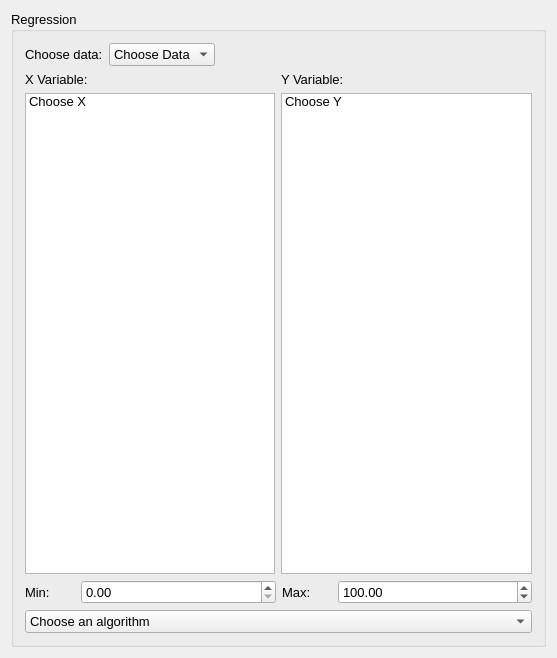
<?xml version="1.0" encoding="UTF-8"?>
<ui version="4.0">
 <class>MainWindow</class>
 <widget class="QMainWindow" name="MainWindow">
  <property name="geometry">
   <rect>
    <x>0</x>
    <y>0</y>
    <width>557</width>
    <height>658</height>
   </rect>
  </property>
  <property name="windowTitle">
   <string>PYSAT</string>
  </property>
  <widget class="QWidget" name="centralWidget">
   <layout class="QVBoxLayout" name="verticalLayout">
    <item>
     <widget class="QGroupBox" name="regression">
      <property name="font">
       <font>
        <pointsize>10</pointsize>
       </font>
      </property>
      <property name="title">
       <string>Regression</string>
      </property>
      <layout class="QVBoxLayout" name="verticalLayout_2">
       <item>
        <layout class="QHBoxLayout" name="regression_choosedata_hlayout">
         <item>
          <widget class="QLabel" name="regression_choosedata_label">
           <property name="text">
            <string>Choose data:</string>
           </property>
          </widget>
         </item>
         <item>
          <widget class="QComboBox" name="regression_choosedata">
           <property name="iconSize">
            <size>
             <width>50</width>
             <height>20</height>
            </size>
           </property>
           <item>
            <property name="text">
             <string>Choose Data</string>
            </property>
           </item>
           <item>
            <property name="text">
             <string>Known Data</string>
            </property>
           </item>
          </widget>
         </item>
         <item>
          <spacer name="regression_choosedata_spacer">
           <property name="orientation">
            <enum>Qt::Horizontal</enum>
           </property>
           <property name="sizeHint" stdset="0">
            <size>
             <width>40</width>
             <height>20</height>
            </size>
           </property>
          </spacer>
         </item>
        </layout>
       </item>
       <item>
        <layout class="QHBoxLayout" name="regression_choosevars_hlayout">
         <item>
          <layout class="QVBoxLayout" name="regression_choosex_vlayout">
           <item>
            <widget class="QLabel" name="regression_choosex_label">
             <property name="text">
              <string>X Variable:</string>
             </property>
            </widget>
           </item>
           <item>
            <widget class="QListWidget" name="regression_choosex">
             <property name="enabled">
              <bool>true</bool>
             </property>
             <property name="sizePolicy">
              <sizepolicy hsizetype="Expanding" vsizetype="Expanding">
               <horstretch>0</horstretch>
               <verstretch>0</verstretch>
              </sizepolicy>
             </property>
             <property name="minimumSize">
              <size>
               <width>0</width>
               <height>0</height>
              </size>
             </property>
             <property name="maximumSize">
              <size>
               <width>900</width>
               <height>16777215</height>
              </size>
             </property>
             <item>
              <property name="text">
               <string>Choose X</string>
              </property>
             </item>
            </widget>
           </item>
          </layout>
         </item>
         <item>
          <layout class="QVBoxLayout" name="regression_choosey_vlayout">
           <item>
            <widget class="QLabel" name="regression_choosey_label">
             <property name="text">
              <string>Y Variable:</string>
             </property>
            </widget>
           </item>
           <item>
            <widget class="QListWidget" name="regression_choosey">
             <property name="sizePolicy">
              <sizepolicy hsizetype="Expanding" vsizetype="Expanding">
               <horstretch>0</horstretch>
               <verstretch>0</verstretch>
              </sizepolicy>
             </property>
             <property name="minimumSize">
              <size>
               <width>0</width>
               <height>0</height>
              </size>
             </property>
             <property name="maximumSize">
              <size>
               <width>900</width>
               <height>16777215</height>
              </size>
             </property>
             <property name="sortingEnabled">
              <bool>true</bool>
             </property>
             <item>
              <property name="text">
               <string>Choose Y</string>
              </property>
             </item>
            </widget>
           </item>
          </layout>
         </item>
        </layout>
       </item>
       <item>
        <layout class="QHBoxLayout" name="min_max_layout">
         <item>
          <widget class="QLabel" name="min_label">
           <property name="maximumSize">
            <size>
             <width>50</width>
             <height>16777215</height>
            </size>
           </property>
           <property name="text">
            <string>Min:</string>
           </property>
          </widget>
         </item>
         <item>
          <widget class="QDoubleSpinBox" name="yvarmin_spin">
           <property name="maximum">
            <double>9999999.000000000000000</double>
           </property>
          </widget>
         </item>
         <item>
          <widget class="QLabel" name="max_label">
           <property name="maximumSize">
            <size>
             <width>50</width>
             <height>16777215</height>
            </size>
           </property>
           <property name="text">
            <string>Max:</string>
           </property>
          </widget>
         </item>
         <item>
          <widget class="QDoubleSpinBox" name="yvarmax_spin">
           <property name="buttonSymbols">
            <enum>QAbstractSpinBox::UpDownArrows</enum>
           </property>
           <property name="decimals">
            <number>2</number>
           </property>
           <property name="minimum">
            <double>0.000000000000000</double>
           </property>
           <property name="maximum">
            <double>9999999.000000000000000</double>
           </property>
           <property name="value">
            <double>100.000000000000000</double>
           </property>
          </widget>
         </item>
        </layout>
       </item>
       <item>
        <widget class="QComboBox" name="regression_alg_choices">
         <property name="minimumSize">
          <size>
           <width>250</width>
           <height>0</height>
          </size>
         </property>
         <property name="iconSize">
          <size>
           <width>50</width>
           <height>20</height>
          </size>
         </property>
         <item>
          <property name="text">
           <string>Choose an algorithm</string>
          </property>
         </item>
         <item>
          <property name="text">
           <string>PLS</string>
          </property>
         </item>
         <item>
          <property name="text">
           <string>GP</string>
          </property>
         </item>
         <item>
          <property name="text">
           <string>OLS</string>
          </property>
         </item>
         <item>
          <property name="text">
           <string>OMP</string>
          </property>
         </item>
         <item>
          <property name="text">
           <string>Lasso</string>
          </property>
         </item>
         <item>
          <property name="text">
           <string>Lasso LARS</string>
          </property>
         </item>
         <item>
          <property name="text">
           <string>Elastic Net</string>
          </property>
         </item>
         <item>
          <property name="text">
           <string>Ridge</string>
          </property>
         </item>
         <item>
          <property name="text">
           <string>More to come...</string>
          </property>
         </item>
        </widget>
       </item>
      </layout>
     </widget>
    </item>
   </layout>
  </widget>
  <action name="actionLoad_Refence_Data">
   <property name="text">
    <string>Load Refence Data</string>
   </property>
  </action>
  <action name="actionLoad_Unknown_Data">
   <property name="text">
    <string>Load Unknown Data</string>
   </property>
  </action>
  <action name="actionSave_Current_Workflow">
   <property name="text">
    <string>Save Current Workflow</string>
   </property>
  </action>
  <action name="actionSave_Current_Plots">
   <property name="text">
    <string>Save Current Plots</string>
   </property>
  </action>
  <action name="actionSave_Current_Data">
   <property name="text">
    <string>Save Current Data</string>
   </property>
  </action>
  <action name="actionCreate_New_Workflow">
   <property name="text">
    <string>Create New Workflow</string>
   </property>
  </action>
  <action name="actionNoise_Reduction">
   <property name="text">
    <string>Noise Reduction</string>
   </property>
  </action>
  <action name="actionApply_Mask">
   <property name="text">
    <string>Apply Mask</string>
   </property>
  </action>
  <action name="actionInterpolate">
   <property name="text">
    <string>Interpolate (unknown to known)</string>
   </property>
  </action>
  <action name="actionInstrument_Response">
   <property name="text">
    <string>Instrument Response</string>
   </property>
  </action>
  <action name="actionALS">
   <property name="text">
    <string>ALS</string>
   </property>
  </action>
  <action name="actionDietrich">
   <property name="text">
    <string>Dietrich</string>
   </property>
  </action>
  <action name="actionPolyFit">
   <property name="text">
    <string>PolyFit</string>
   </property>
  </action>
  <action name="actionAirPLS">
   <property name="text">
    <string>AirPLS</string>
   </property>
  </action>
  <action name="actionFABC">
   <property name="text">
    <string>FABC</string>
   </property>
  </action>
  <action name="actionKK">
   <property name="text">
    <string>KK</string>
   </property>
  </action>
  <action name="actionMario">
   <property name="text">
    <string>Mario</string>
   </property>
  </action>
  <action name="actionMedian">
   <property name="text">
    <string>Median</string>
   </property>
  </action>
  <action name="actionRubberband">
   <property name="text">
    <string>Rubberband</string>
   </property>
  </action>
  <action name="actionUndecimated_Wavelet">
   <property name="text">
    <string>Undecimated Wavelet</string>
   </property>
  </action>
  <action name="actionRatio">
   <property name="text">
    <string>Ratio</string>
   </property>
  </action>
  <action name="actionTommy_s_Methgod">
   <property name="text">
    <string>Tommy's Method</string>
   </property>
  </action>
  <action name="actionPiecewise_Direct_Standardization">
   <property name="text">
    <string>Piecewise Direct Standardization</string>
   </property>
  </action>
  <action name="actionPCA">
   <property name="text">
    <string>PCA</string>
   </property>
  </action>
  <action name="actionICA">
   <property name="text">
    <string>ICA</string>
   </property>
  </action>
  <action name="actionK_Means">
   <property name="text">
    <string>K-Means</string>
   </property>
  </action>
  <action name="actionHierarchical">
   <property name="text">
    <string>Hierarchical</string>
   </property>
  </action>
  <action name="actionOthers">
   <property name="text">
    <string>Others...</string>
   </property>
  </action>
  <action name="actionOthers_2">
   <property name="text">
    <string>Others...</string>
   </property>
  </action>
  <action name="actionOthers_3">
   <property name="text">
    <string>Others...</string>
   </property>
  </action>
  <action name="actionPLS">
   <property name="text">
    <string>PLS</string>
   </property>
  </action>
  <action name="actionSM_PLS">
   <property name="text">
    <string>SM-PLS</string>
   </property>
  </action>
  <action name="actionICA_Regression">
   <property name="text">
    <string>ICA Regression</string>
   </property>
  </action>
  <action name="actionGaussian_Process">
   <property name="text">
    <string>Gaussian Process</string>
   </property>
  </action>
  <action name="actionMLP">
   <property name="text">
    <string>MLP</string>
   </property>
  </action>
  <action name="actionSVM">
   <property name="text">
    <string>SVM</string>
   </property>
  </action>
  <action name="actionOthers_4">
   <property name="text">
    <string>Others...</string>
   </property>
  </action>
  <action name="actionOthers_5">
   <property name="text">
    <string>Others...</string>
   </property>
  </action>
  <action name="actionIndex">
   <property name="text">
    <string>Index</string>
   </property>
  </action>
  <action name="actionContent_2">
   <property name="text">
    <string>Content</string>
   </property>
  </action>
  <action name="actionAbout">
   <property name="text">
    <string>About...</string>
   </property>
  </action>
  <action name="actionAbout_QtCreator">
   <property name="text">
    <string>About Qt...</string>
   </property>
  </action>
  <action name="actionExit">
   <property name="text">
    <string>Exit</string>
   </property>
  </action>
  <action name="actionNormalization">
   <property name="text">
    <string>Normalization</string>
   </property>
  </action>
  <action name="actionICA_2">
   <property name="text">
    <string>ICA</string>
   </property>
  </action>
  <action name="actionPCA_2">
   <property name="text">
    <string>PCA</string>
   </property>
  </action>
  <action name="actionPLS_DA">
   <property name="text">
    <string>PLS-DA</string>
   </property>
  </action>
  <action name="actionSIMCA">
   <property name="text">
    <string>SIMCA</string>
   </property>
  </action>
  <action name="actionK_means">
   <property name="text">
    <string>K-means</string>
   </property>
  </action>
  <action name="actionHierarchical_2">
   <property name="text">
    <string>Hierarchical</string>
   </property>
  </action>
  <action name="actionCross_Validation">
   <property name="text">
    <string>Cross Validation</string>
   </property>
  </action>
  <action name="actionTrain">
   <property name="text">
    <string>Train</string>
   </property>
  </action>
  <action name="actionPredict">
   <property name="text">
    <string>Predict</string>
   </property>
  </action>
  <action name="actionLine_Plot">
   <property name="text">
    <string>Line Plot</string>
   </property>
  </action>
  <action name="action1_to_1_Plot">
   <property name="text">
    <string>1 to 1 Plot</string>
   </property>
  </action>
  <action name="actionScatter_Plot">
   <property name="text">
    <string>Scatter Plot</string>
   </property>
  </action>
  <action name="actionSet_output_location">
   <property name="text">
    <string>Output Location</string>
   </property>
  </action>
  <action name="actionCreate_N_Folds">
   <property name="text">
    <string>Create N Folds</string>
   </property>
  </action>
  <action name="actionCreate_Test_Folds">
   <property name="text">
    <string>Create Test Folds</string>
   </property>
  </action>
  <action name="actionSubmodel_Ranges">
   <property name="text">
    <string>Submodel Ranges</string>
   </property>
  </action>
 </widget>
 <layoutdefault spacing="6" margin="11"/>
 <resources/>
 <connections/>
</ui>
